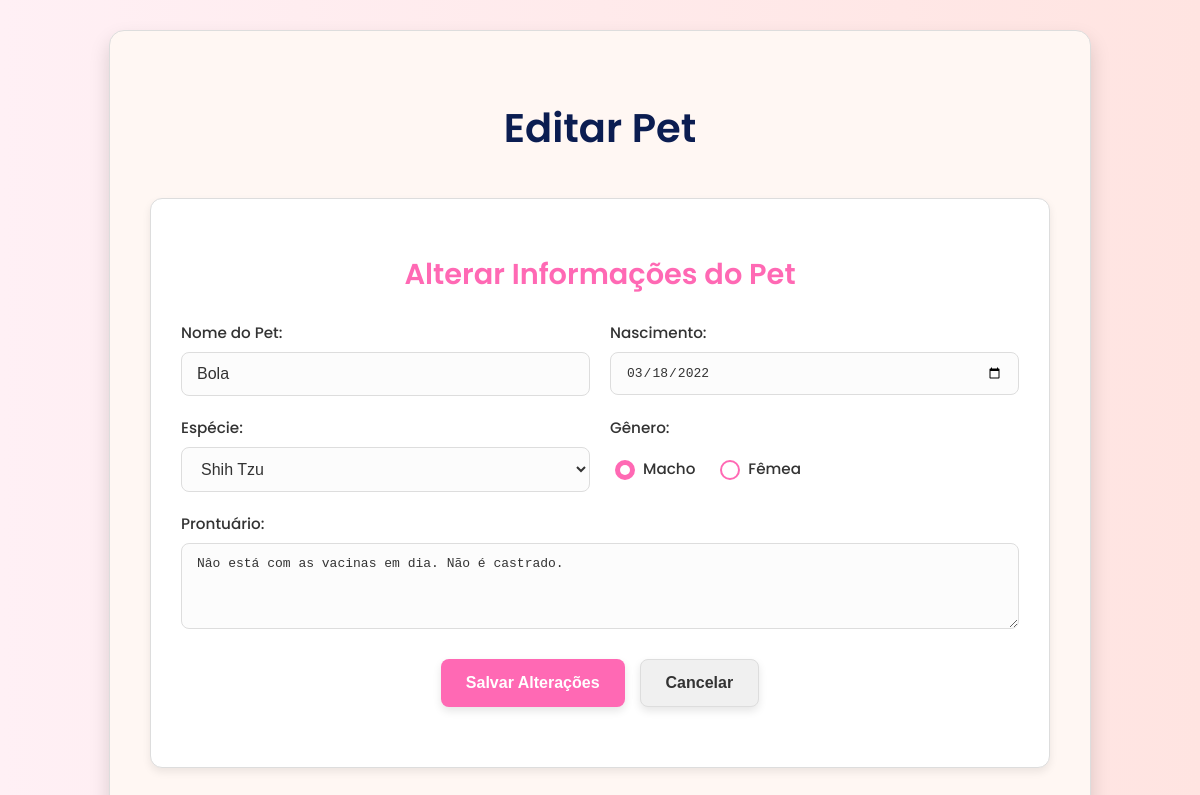
/gerenc/editar_pet.php?id_pet=4, run on the app's committed database.
### tables this page shows
CREATE TABLE `pet` (
  `id_pet` int(11) NOT NULL,
  `nome_pet` varchar(45) NOT NULL,
  `nasc_pet` date NOT NULL,
  `especie_pet` varchar(45) NOT NULL,
  `genero_pet` varchar(11) NOT NULL,
  `prontuario_pet` varchar(128) NOT NULL
);

### gerenc/editar_pet.php (the view, shortened to what this page needs)
<!DOCTYPE html>
<html lang="pt-br">
<head>
    <link rel="stylesheet" href="../styles/gerenc.css">
</head>
<body>
    <?php
        $id_pet = $_GET["id_pet"] ? (int) $_GET["id_pet"] : 0;
        require("../conecta_bd.php");
        $stmt = $conn->prepare("SELECT id_pet, nome_pet, nasc_pet, especie_pet, genero_pet, prontuario_pet FROM pet WHERE id_pet = ?");
        $stmt->bind_param("i", $id_pet);
        $stmt->execute();
        $resultado = $stmt->get_result();
        if ($resultado->num_rows == 1) {
            $pets = $resultado->fetch_assoc();
            $nome_pet = $pets["nome_pet"];
            $nasc_pet = $pets["nasc_pet"];
            $especie_pet = $pets["especie_pet"];
            $genero_pet = $pets["genero_pet"];
            $prontuario_pet = $pets["prontuario_pet"];
        } else {
            header("location: ../gerenc/gerenc_pet.php");
        }
    ?>
    <div class="main-container">
        <h1>Editar Pet</h1>
        <div class="section-container">
            <h2>Alterar Informações do Pet</h2>
            <form action="../gerenc/valida_gerenc.php" method="POST">
                <div class="form-group">
                    <label for="pet-name">Nome do Pet:</label>
                    <input type="text" id="pet-name" name="nome_pet" value="<?= $nome_pet ?>" placeholder="Nome do pet" required>
                </div>
                <div class="form-group">
                    <label for="pet-birthdate">Nascimento:</label>
                    <input type="date" id="pet-birthdate" name="nasc_pet" value="<?= $nasc_pet ?>" required>
                </div>
                <div class="form-group">
                    <label for="pet-species">Espécie:</label>
                    <select id="pet-species" name="especie_pet" value="<?= $especie_pet ?>" required>
                        <?php
                            require("../conecta_bd.php");
                            $stmt = $conn->prepare("SELECT * FROM especies");
                            $stmt->execute();
                            $resultado = $stmt->get_result();
                            while ($row = mysqli_fetch_assoc($resultado)):
                                $selected = ($row['id'] == $especie_pet) ? 'selected' : '';
                            ?>
                            <option value="<?= $row['id'] ?>" <?= $selected ?>><?= $row["especie"] ?></option>
                        <?php endwhile; ?>
                    </select>
                </div>
                <div class="form-group">
                    <label>Gênero:</label>
                    <div class="radio-group">
                        <label for="gender-macho">
                            <input type="radio" id="gender-macho" name="genero_pet" value="Macho" <?= ($genero_pet == "Macho") ? 'checked' : '' ?>>
                            Macho
                        </label>
                            <label for="gender-femea">
                            <input type="radio" id="gender-femea" name="genero_pet" value="Fêmea" <?= ($genero_pet == "Fêmea") ? 'checked' : '' ?>>
                            Fêmea
                        </label>
                    </div>
                </div>
                <div class="form-group" style="grid-column: 1 / -1;">
                    <label for="pet-medical-record">Prontuário:</label>
                    <textarea id="pet-medical-record" name="prontuario_pet" rows="4"><?= htmlspecialchars($prontuario_pet ?? '') ?></textarea>
                </div>
                <div class="form-actions" style="grid-column: 1 / -1;">
                    <button type="submit">Salvar Alterações</button>
                    <button type="button" class="secondary-btn" onclick="window.location.href='../gerenc/gerenc_pet.php'">Cancelar</button>
                </div>
            </form>
        </div>
    </div>
</body>
</html>

### styles/gerenc.css (style rules this page uses)
:root { --cor-principal: #FF69B4; --cor-secundaria: #FFC0CB; --cor-fundo-claro-1: #FFF0F5; --cor-fundo-claro-2: #FFE4E1; --cor-texto: #333; --cor-borda: #DDD; --cor-sombra: rgba(0, 0, 0, 0.15); }
body { font-family: 'Poppins', sans-serif; background: linear-gradient(to right, var(--cor-fundo-claro-1), var(--cor-fundo-claro-2)); display: flex; justify-content: center; align-items: flex-start; min-height: 100vh; margin: 0; padding: 30px 20px; box-sizing: border-box; color: var(--cor-texto); }
.main-container { background-color: #FFF7F3; padding: 40px; border-radius: 15px; box-shadow: 0 10px 20px var(--cor-sombra); max-width: 900px; width: 100%; border: 1px solid var(--cor-borda); position: relative; z-index: 1; }
h1 { color: #0B1D51; text-align: center; margin-bottom: 40px; font-size: 2.5em; font-weight: 600; }
.section-container { background-color: #fff; padding: 30px; border-radius: 12px; box-shadow: 0 4px 8px rgba(0, 0, 0, 0.08); margin-bottom: 30px; border: 1px solid var(--cor-borda); }
.section-container h2 { color: var(--cor-principal); text-align: center; margin-bottom: 25px; font-size: 1.8em; font-weight: 600; }
form { display: grid; gap: 20px; margin-bottom: 30px; grid-template-columns: repeat(auto-fit, minmax(280px, 1fr)); }
form .form-group { display: flex; flex-direction: column; }
form label { margin-bottom: 8px; font-weight: 500; color: var(--cor-texto); font-size: 0.95em; }
form input[type="text"], form input[type="date"], form select, form textarea { width: 100%; padding: 12px 15px; border: 1px solid var(--cor-borda); border-radius: 8px; box-sizing: border-box; font-size: 1em; color: var(--cor-texto); transition: border-color 0.3s ease, box-shadow 0.3s ease; background-color: #fcfcfc; }
form textarea { resize: vertical; min-height: 80px; }
form .radio-group { display: flex; gap: 20px; padding: 10px 0; align-items: center; }
form .radio-group label { margin-bottom: 0; display: flex; align-items: center; cursor: pointer; }
form input[type="radio"] { margin-right: 8px; appearance: none; width: 20px; height: 20px; border: 2px solid var(--cor-principal); border-radius: 50%; outline: none; cursor: pointer; position: relative; flex-shrink: 0; }
form input[type="radio"]:checked { background-color: var(--cor-principal); border-color: var(--cor-principal); }
form input[type="radio"]:checked::before { content: ''; position: absolute; top: 50%; left: 50%; transform: translate(-50%, -50%); width: 10px; height: 10px; border-radius: 50%; background-color: #fff; }
form button, .secondary-btn { padding: 14px 25px; border: none; border-radius: 8px; font-size: 1em; font-weight: 600; cursor: pointer; transition: background-color 0.3s ease, transform 0.2s ease, box-shadow 0.2s ease; box-shadow: 0 4px 8px rgba(0, 0, 0, 0.1); color: #fff; text-decoration: none; background-color: var(--cor-principal); }
form .secondary-btn { background-color: #f0f0f0; color: var(--cor-texto); border: 1px solid var(--cor-borda); }
.form-actions { grid-column: 1 / -1; display: flex; justify-content: center; gap: 15px; margin-top: 10px; }

### data on the page
pet: nome_pet "Bola", nasc_pet "03/18/2022", genero_pet "☑ Macho", genero_pet "☐ Fêmea", prontuario_pet "Nâo está com as vacinas em dia. Não é castrado."

### other printed values
form field especie_pet "Shih Tzu"
